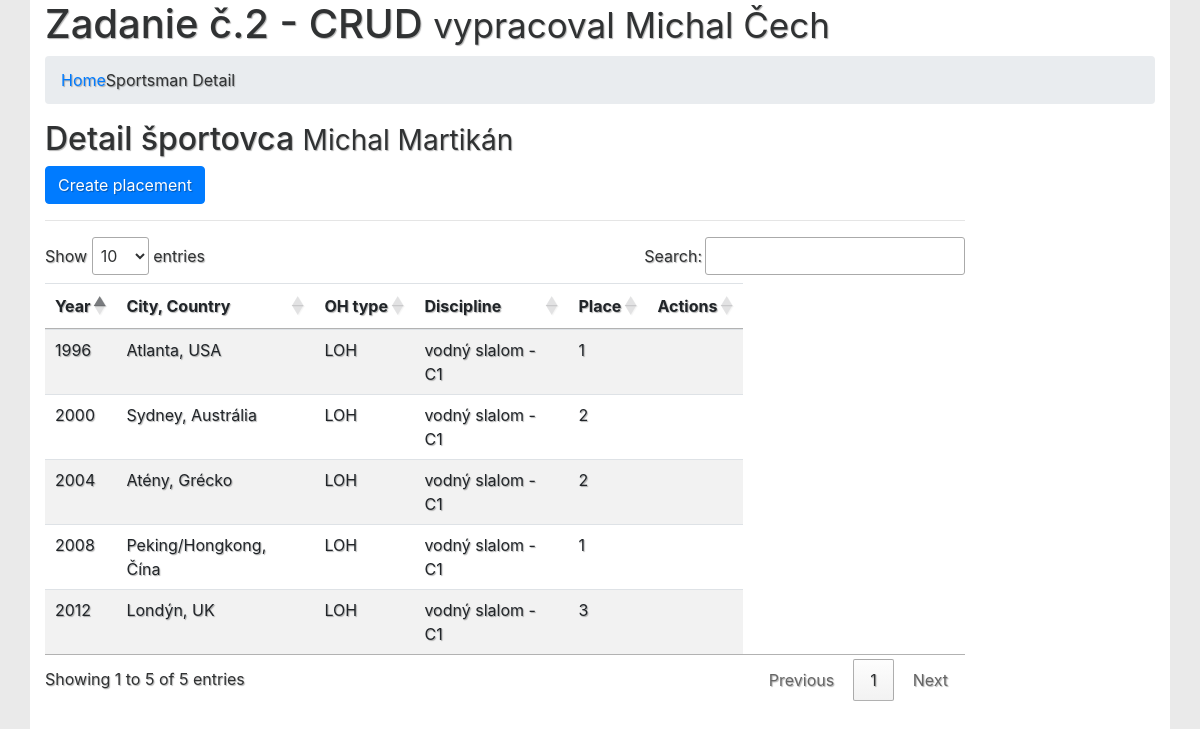
/sportovec?id=5, run on the app's committed database.
### tables this page shows
CREATE TABLE IF NOT EXISTS `osoby` (
  `id_person` int(11) NOT NULL AUTO_INCREMENT,
  `name` varchar(10) NOT NULL,
  `surname` varchar(12) NOT NULL,
  `birthDay` date NOT NULL,
  `birthPlace` varchar(18) NOT NULL,
  `birthCountry` varchar(14) NOT NULL,
  `deathDay` date DEFAULT NULL,
  `deathPlace` varchar(8) DEFAULT NULL,
  `deathCountry` varchar(7) DEFAULT NULL,
  PRIMARY KEY (`id_person`)
);

CREATE TABLE IF NOT EXISTS `umiestnenia` (
  `id` int(11) NOT NULL AUTO_INCREMENT,
  `id_person` int(11) NOT NULL,
  `ID_OH` int(11) NOT NULL,
  `place` int(11) NOT NULL,
  `discipline` varchar(27) NOT NULL,
  PRIMARY KEY (`id`),
  KEY `id_person` (`id_person`)
);

CREATE TABLE IF NOT EXISTS `oh` (
  `id_OH` int(11) NOT NULL AUTO_INCREMENT,
  `type` varchar(3) NOT NULL,
  `year` int(11) NOT NULL,
  `orderNumber` int(11) NOT NULL,
  `city` varchar(18) NOT NULL,
  `country` varchar(17) NOT NULL,
  PRIMARY KEY (`id_OH`)
);

### function.php (called while the page is built, shortened)
<?php
class MessagesList
{
    public static function hasMessages()
    {
        return false;
    }
    public static function hasErrors()
    {
        return false;
    }
}
class ViewData
{
    private static $view_data = [];
    public static function put($key, $data)
    {
        self::$view_data[$key] = $data;
    }
    public static function get($key)
    {
        if (isset(self::$view_data[$key])) {
            return self::$view_data[$key];
        }
        return null;
    }
}
try {
    $pdo = new PDO('mysql:host=localhost;dbname=' . Config::get('mysql.db_name'), Config::get('mysql.user'), Config::get('mysql.pass'));
    $pdo->exec("SET CHARACTER SET utf8");
} catch (PDOException $e) {
    MessagesList::put($e->getMessage());
} catch (Exception $e) {
    MessagesList::put($e->getMessage());
}
try {
    if ($_SERVER['REQUEST_METHOD'] == 'GET') {
        if (isset($page) && $page == "sportsman" && isset($id_person)) {
            $query = "SELECT p.name, p.surname, p.id_person FROM osoby as p WHERE id_person=:id_person";
            $stmt = $pdo->prepare($query);
            $stmt->bindParam(':id_person', $id_person);
            $stmt->execute();
            $person = $stmt->fetchObject();
            if($person){
                $query = "SELECT u.id as id_um, u.id_person, u.discipline, u.place, oh.year, oh.city, oh.country, oh.type FROM umiestnenia as u
JOIN oh ON oh.id_OH = u.ID_OH WHERE u.id_person=:id_person";
                $stmt = $pdo->prepare($query);
                $stmt->bindParam(':id_person', $id_person);
                $stmt->execute();
            } else {
                MessagesList::put('Person with id "['.$id_person.']" not found!');
            }
        }
    }
} catch (PDOException $e) {
    MessagesList::put($e->getMessage());
} catch (Exception $e) {
    MessagesList::put($e->getMessage());
}

### sportovec/index.php (the view, shortened to what this page needs)
<?php $page = "sportsman"; ?>
<?php $id_person = $_GET['id'] ?>
<?php require_once "../function.php" ?>
<!DOCTYPE html>
<html lang="sk">
<head>
    <link href="../vendor/twbs/bootstrap/dist/css/bootstrap.min.css" rel="stylesheet">
    <link href="http://code.ionicframework.com/ionicons/2.0.1/css/ionicons.min.css" rel="stylesheet">
    <link href="../assets/style.css" rel="stylesheet">
    <link href="//cdn.datatables.net/1.10.11/css/jquery.dataTables.min.css" rel="stylesheet">
</head>
<body>
<div class="container">
    <div class="row">
        <div class="col-sm-12">
            <div class="page-header">
                <h1>Zadanie č.2 - CRUD
                    <small>vypracoval Michal Čech</small>
                </h1>
            </div>
        </div>
    </div>
    <ol class="breadcrumb">
        <li><a href="../">Home</a></li>
        <li class="active">Sportsman Detail</li>
    </ol>
    <?php
    if (MessagesList::hasErrors()):
        foreach (MessagesList::getAllErrors() as $error): ?>
            <div class="alert alert-danger alert-dismissable">
                <button type="button" class="close" data-dismiss="alert" aria-hidden="true">&times;</button>
                <strong><?php echo ucfirst($error->getType())?>:</strong> <?php echo $error->getMessage(); ?>
            </div>
        <?php endforeach;
    else :
        ?>
        <div class="row">
            <div class="col-sm-12">
                <div class="page-header">
                    <h2>Detail športovca
                        <small><?php $person = ViewData::get('person');
                            echo $person->name . ' ' . $person->surname ?></small>
                    </h2>
                </div>
            </div>
        </div>
        <div class="row">
            <div class="col-sm-2 col-sm-offset-1">
                <a class="btn btn-primary btn-block" data-toggle="modal"
                   data-target="#edit_modal"
                   href="/action.php?method=create&model=placement&id_person=<?php echo $person->id_person; ?>">Create placement</a>
            </div>
        </div>
        <div class="row">
            <div class="col-sm-10 col-sm-offset-1">
                <hr></div>
        </div>
        <div class="row">
            <div class="col-sm-10 col-sm-offset-1">
                <table id="table-oh" class="table table-responsive table-striped">
                    <thead>
                    <tr>
                        <th>Year</th>
                        <th>City, Country</th>
                        <th>OH type</th>
                        <th>Discipline</th>
                        <th>Place</th>
                        <th>Actions</th>
                    </tr>
                    </thead>
                    <tbody>
                    <?php foreach (ViewData::get('placements') as $placement): ?>
                        <tr>
                            <td><?php echo $placement->year; ?></td>
                            <td><?php echo $placement->city . ', ' . $placement->country; ?></td>
                            <td><?php echo $placement->type; ?></td>
                            <td><?php echo $placement->discipline; ?></td>
                            <td><?php echo $placement->place; ?></td>
                            <td>
                            </td>
                        </tr>
                    <?php endforeach; ?>
                    </tbody>
                </table>
            </div>
        </div>
    <?php endif; ?>
</div>
</body>
</html>

### assets/style.css (style rules this page uses)
body,html { background-color: #eaeaea; color: #303233; text-shadow: 1px 1px 1px rgba(0,0,0,0.3); }
.container { background: #FFFFFF; }

### data on the page
osoby: name "Michal", surname "Martikán"
umiestnenia: ID_OH.year "1996", ID_OH.city "Atlanta", ID_OH.country "USA", ID_OH.type "LOH", discipline "vodný slalom - C1", place "1"
umiestnenia: ID_OH.year "2000", ID_OH.city "Sydney", ID_OH.country "Austrália", ID_OH.type "LOH", discipline "vodný slalom - C1", place "2"
umiestnenia: ID_OH.year "2004", ID_OH.city "Atény", ID_OH.country "Grécko", ID_OH.type "LOH", discipline "vodný slalom - C1", place "2"
umiestnenia: ID_OH.year "2008", ID_OH.city "Peking/Hongkong", ID_OH.country "Čína", ID_OH.type "LOH", discipline "vodný slalom - C1", place "1"
umiestnenia: ID_OH.year "2012", ID_OH.city "Londýn", ID_OH.country "UK", ID_OH.type "LOH", discipline "vodný slalom - C1", place "3"
